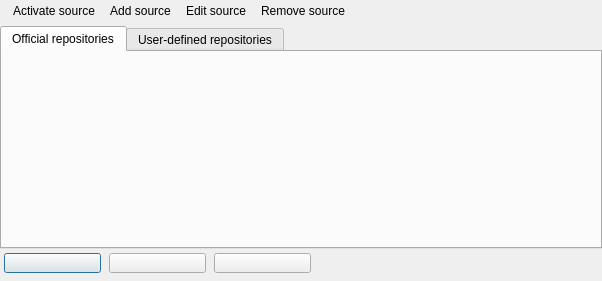
<?xml version="1.0" encoding="UTF-8"?>
<ui version="4.0">
  <class>PackageManagerRepositoriesEditForm</class>
  <widget class="QDialog" name="PackageManagerRepositoriesEditForm">
    <property name="geometry"><rect><x>0</x><y>0</y><width>602</width><height>281</height></rect></property>
    <property name="windowTitle"><string>Repositories editor</string></property>
    <property name="vclPosition" stdset="0"><string notr="true">poOwnerFormCenter</string></property>
    <property name="vclBorderIcons" stdset="0"><string notr="true">biSystemMenu,biMaximize</string></property>
    <property name="vclKeyPreview" stdset="0"><bool>true</bool></property>
    <property name="vclMinWidth" stdset="0"><number>500</number></property>
    <property name="vclMinHeight" stdset="0"><number>300</number></property>
    <property name="vclDesignWidth" stdset="0"><number>602</number></property>
    <property name="vclDesignHeight" stdset="0"><number>281</number></property>
    <widget class="QFrame" name="CoolBar">
      <property name="geometry"><rect><x>0</x><y>0</y><width>602</width><height>26</height></rect></property>
      <property name="vclAlign" stdset="0"><string notr="true">alTop</string></property>
      <property name="frameShape"><enum>QFrame::NoFrame</enum></property>
      <property name="frameShadow"><enum>QFrame::Plain</enum></property>
      <property name="vclClass" stdset="0"><string notr="true">TCoolBar</string></property>
      <widget class="QToolBar" name="ToolBar">
        <property name="geometry"><rect><x>2</x><y>0</y><width>596</width><height>22</height></rect></property>
        <property name="vclAlign" stdset="0"><string notr="true">alClient</string></property>
        <property name="movable"><bool>false</bool></property>
        <property name="floatable"><bool>false</bool></property>
        <property name="iconSize"><size><width>16</width><height>16</height></size></property>
        <property name="toolButtonStyle"><enum>Qt::ToolButtonTextBesideIcon</enum></property>
        <property name="vclButtonWidth" stdset="0"><number>102</number></property>
        <property name="vclButtonHeight" stdset="0"><number>22</number></property>
        <property name="vclImages" stdset="0"><string notr="true">ImageList</string></property>
        <property name="vclWrapable" stdset="0"><bool>false</bool></property>
        <addaction name="ActivateButton" />
        <addaction name="AddButton" />
        <addaction name="EditButton" />
        <addaction name="RemoveButton" />
      </widget>
    </widget>
    <widget class="QFrame" name="BottomPanel">
      <property name="geometry"><rect><x>0</x><y>249</y><width>602</width><height>32</height></rect></property>
      <property name="vclAlign" stdset="0"><string notr="true">alBottom</string></property>
      <property name="frameShape"><enum>QFrame::NoFrame</enum></property>
      <property name="frameShadow"><enum>QFrame::Plain</enum></property>
      <property name="vclClass" stdset="0"><string notr="true">TPanel</string></property>
      <layout class="QGridLayout" name="BottomPanel_Layout" columnstretch="0,0,0,1">
        <property name="leftMargin"><number>4</number></property>
        <property name="topMargin"><number>4</number></property>
        <property name="rightMargin"><number>4</number></property>
        <property name="bottomMargin"><number>8</number></property>
        <property name="horizontalSpacing"><number>8</number></property>
        <property name="verticalSpacing"><number>4</number></property>
        <item row="0" column="0" alignment="Qt::AlignLeft">
          <widget class="QPushButton" name="OKButton">
            <property name="text"><string /></property>
            <property name="autoDefault"><bool>false</bool></property>
            <property name="vclKind" stdset="0"><string notr="true">bkOK</string></property>
            <property name="default"><bool>true</bool></property>
            <property name="vclModalResult" stdset="0"><string notr="true">mrOk</string></property>
            <property name="vclOnClick" stdset="0"><string notr="true">OKButtonClick</string></property>
            <property name="minimumSize"><size><width>97</width><height>0</height></size></property>
          </widget>
        </item>
        <item row="0" column="1" alignment="Qt::AlignLeft">
          <widget class="QPushButton" name="CancelButton">
            <property name="text"><string /></property>
            <property name="autoDefault"><bool>false</bool></property>
            <property name="vclKind" stdset="0"><string notr="true">bkCancel</string></property>
            <property name="vclCancel" stdset="0"><bool>true</bool></property>
            <property name="vclModalResult" stdset="0"><string notr="true">mrCancel</string></property>
            <property name="minimumSize"><size><width>97</width><height>0</height></size></property>
          </widget>
        </item>
        <item row="0" column="2" alignment="Qt::AlignLeft">
          <widget class="QPushButton" name="HelpButton">
            <property name="text"><string /></property>
            <property name="autoDefault"><bool>false</bool></property>
            <property name="vclKind" stdset="0"><string notr="true">bkHelp</string></property>
            <property name="vclOnClick" stdset="0"><string notr="true">HelpButtonClick</string></property>
            <property name="minimumSize"><size><width>97</width><height>0</height></size></property>
          </widget>
        </item>
        <item row="0" column="3">
          <spacer name="BottomPanel_Layout_HFill">
            <property name="orientation"><enum>Qt::Horizontal</enum></property>
            <property name="sizeHint" stdset="0"><size><width>0</width><height>0</height></size></property>
          </spacer>
        </item>
        <item row="1" column="0">
          <spacer name="BottomPanel_VFill">
            <property name="orientation"><enum>Qt::Vertical</enum></property>
            <property name="sizeHint" stdset="0"><size><width>0</width><height>0</height></size></property>
          </spacer>
        </item>
      </layout>
    </widget>
    <widget class="QTabWidget" name="PageControl">
      <property name="geometry"><rect><x>0</x><y>26</y><width>602</width><height>223</height></rect></property>
      <property name="vclAlign" stdset="0"><string notr="true">alClient</string></property>
      <property name="currentIndex"><number>0</number></property>
      <widget class="QWidget" name="TabSheet1">
        <attribute name="title"><string>Official repositories</string></attribute>
        <property name="vclDesignWidth" stdset="0"><number>594</number></property>
        <property name="vclDesignHeight" stdset="0"><number>195</number></property>
        <widget class="TListView" name="ListView1">
          <property name="geometry"><rect><x>0</x><y>0</y><width>594</width><height>195</height></rect></property>
          <property name="vclAlign" stdset="0"><string notr="true">alClient</string></property>
          <property name="vclPopupMenu" stdset="0"><string notr="true">PopupMenu</string></property>
          <property name="viewStyle" stdset="0"><string notr="true">vsReport</string></property>
          <property name="checkboxes" stdset="0"><bool>true</bool></property>
          <property name="readOnly" stdset="0"><bool>true</bool></property>
        </widget>
      </widget>
      <widget class="QWidget" name="TabSheet2">
        <attribute name="title"><string>User-defined repositories</string></attribute>
        <property name="vclDesignWidth" stdset="0"><number>594</number></property>
        <property name="vclDesignHeight" stdset="0"><number>195</number></property>
        <widget class="TListView" name="ListView">
          <property name="geometry"><rect><x>0</x><y>0</y><width>594</width><height>195</height></rect></property>
          <property name="vclAlign" stdset="0"><string notr="true">alClient</string></property>
          <property name="vclPopupMenu" stdset="0"><string notr="true">PopupMenu</string></property>
          <property name="viewStyle" stdset="0"><string notr="true">vsReport</string></property>
          <property name="checkboxes" stdset="0"><bool>true</bool></property>
          <property name="readOnly" stdset="0"><bool>true</bool></property>
        </widget>
      </widget>
    </widget>
    <widget class="QMenu" name="PopupMenu">
      <property name="vclPopupMenu" stdset="0"><bool>true</bool></property>
      <addaction name="PopupActivate" />
      <addaction name="N1" />
      <addaction name="PopupAdd" />
      <addaction name="PopupEdit" />
      <addaction name="PopupRemove" />
    </widget>
    <action name="ActivateButton">
      <property name="text"><string>Activate source</string></property>
      <property name="icon"><iconset resource="../../resources/dfend.qrc"><normaloff>:/imagelists/PackageManagerRepositoriesEditFormUnit/ImageList/0.png</normaloff></iconset></property>
    </action>
    <action name="AddButton">
      <property name="text"><string>Add source</string></property>
      <property name="icon"><iconset resource="../../resources/dfend.qrc"><normaloff>:/imagelists/PackageManagerRepositoriesEditFormUnit/ImageList/1.png</normaloff></iconset></property>
      <property name="tag" stdset="0"><number>1</number></property>
    </action>
    <action name="EditButton">
      <property name="text"><string>Edit source</string></property>
      <property name="icon"><iconset resource="../../resources/dfend.qrc"><normaloff>:/imagelists/PackageManagerRepositoriesEditFormUnit/ImageList/2.png</normaloff></iconset></property>
      <property name="tag" stdset="0"><number>2</number></property>
    </action>
    <action name="RemoveButton">
      <property name="text"><string>Remove source</string></property>
      <property name="icon"><iconset resource="../../resources/dfend.qrc"><normaloff>:/imagelists/PackageManagerRepositoriesEditFormUnit/ImageList/3.png</normaloff></iconset></property>
      <property name="tag" stdset="0"><number>3</number></property>
    </action>
    <action name="PopupActivate">
      <property name="text"><string>Activate source</string></property>
      <property name="icon"><iconset resource="../../resources/dfend.qrc"><normaloff>:/imagelists/PackageManagerRepositoriesEditFormUnit/ImageList/0.png</normaloff></iconset></property>
    </action>
    <action name="PopupAdd">
      <property name="text"><string>Add source...</string></property>
      <property name="icon"><iconset resource="../../resources/dfend.qrc"><normaloff>:/imagelists/PackageManagerRepositoriesEditFormUnit/ImageList/1.png</normaloff></iconset></property>
      <property name="tag" stdset="0"><number>1</number></property>
    </action>
    <action name="PopupEdit">
      <property name="text"><string>Edit source...</string></property>
      <property name="icon"><iconset resource="../../resources/dfend.qrc"><normaloff>:/imagelists/PackageManagerRepositoriesEditFormUnit/ImageList/2.png</normaloff></iconset></property>
      <property name="tag" stdset="0"><number>2</number></property>
    </action>
    <action name="PopupRemove">
      <property name="text"><string>Remove source</string></property>
      <property name="icon"><iconset resource="../../resources/dfend.qrc"><normaloff>:/imagelists/PackageManagerRepositoriesEditFormUnit/ImageList/3.png</normaloff></iconset></property>
      <property name="tag" stdset="0"><number>3</number></property>
    </action>
    <action name="N1">
      <property name="vclSeparator" stdset="0"><bool>true</bool></property>
    </action>
  </widget>
  <customwidgets>
    <customwidget>
      <class>TListView</class>
      <extends>QWidget</extends>
      <header>ComCtrls.h</header>
    </customwidget>
  </customwidgets>
  <tabstops>
    <tabstop>OKButton</tabstop>
    <tabstop>CancelButton</tabstop>
    <tabstop>HelpButton</tabstop>
    <tabstop>PageControl</tabstop>
    <tabstop>ListView1</tabstop>
    <tabstop>ListView</tabstop>
  </tabstops>
  <resources>
    <include location="../../resources/dfend.qrc" />
  </resources>
  <connections />
</ui>
